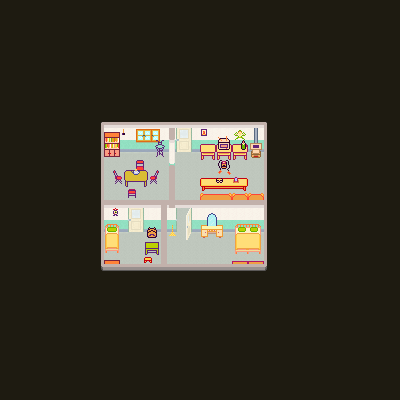

This game map was drawn from its Tiled (.tmx) file and the tilesets committed beside it. A one-line description and the trimmed map source follow:
An orthogonal 50x50 tile map with 8x8 px tiles, 6 tile layers (earth, furnitureDown, furnitureTop, item, ...).

<map version="1.0" tiledversion="1.0.3" orientation="orthogonal" renderorder="right-down" width="50" height="50" tilewidth="8" tileheight="8" nextobjectid="1">
 <tileset firstgid="1" name="myblock" tilewidth="8" tileheight="8" tilecount="650" columns="13">
  <image source="myblock.png" width="104" height="400" />
 </tileset>
 <layer name="earth" width="50" height="50">
  <data>[2500 cells, 2500 non-empty, 5 distinct tile ids]</data>
 </layer>
 <layer name="furnitureDown" width="50" height="50">
  <data>[2500 cells, 148 non-empty, 120 distinct tile ids]</data>
 </layer>
 <layer name="furnitureTop" width="50" height="50">
  <data>[2500 cells, 40 non-empty, 40 distinct tile ids]</data>
 </layer>
 <layer name="item" width="50" height="50">
  <data>[2500 cells, 22 non-empty, 22 distinct tile ids]</data>
 </layer>
 <layer name="wallTop" width="50" height="50">
  <properties>
   <property name="barrier" value="true" />
  </properties>
  <data>[2500 cells, 2196 non-empty, 15 distinct tile ids]</data>
 </layer>
 <layer name="wallDown" width="50" height="50">
  <properties>
   <property name="barrier" value="true" />
  </properties>
  <data>[2500 cells, 2251 non-empty, 13 distinct tile ids]</data>
 </layer>
</map>